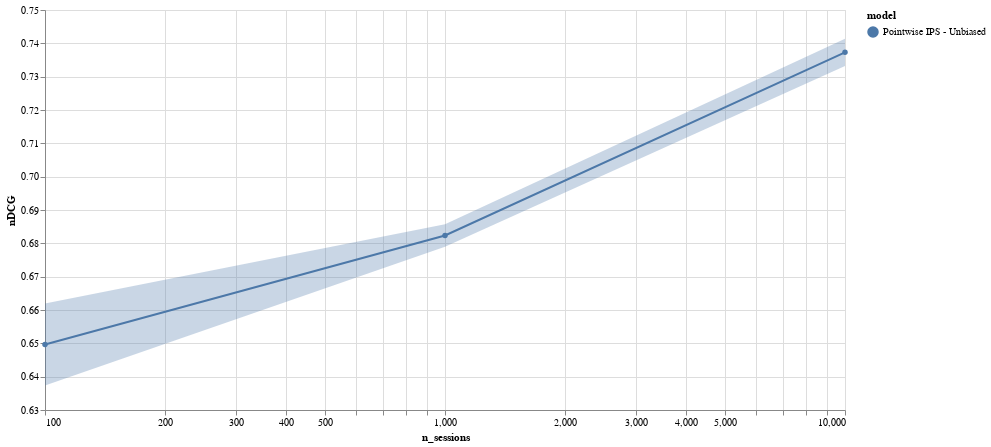

Source (notebook cell):
### Code cell
alt.Chart(test_df, width=800, height=400).mark_line(point=True).encode(
    x=alt.X("n_sessions", scale=alt.Scale(type="log")),
    y=alt.Y("mean(nDCG)", scale=alt.Scale(zero=False)),
    color="model",
    tooltip=["count(model)"]
) + alt.Chart(test_df, width=800, height=400).mark_errorband().encode(
    x=alt.X("n_sessions", scale=alt.Scale(type="log")),
    y=alt.Y("nDCG", scale=alt.Scale(zero=False)),
    color="model",
    tooltip=["count(model)"]
)
